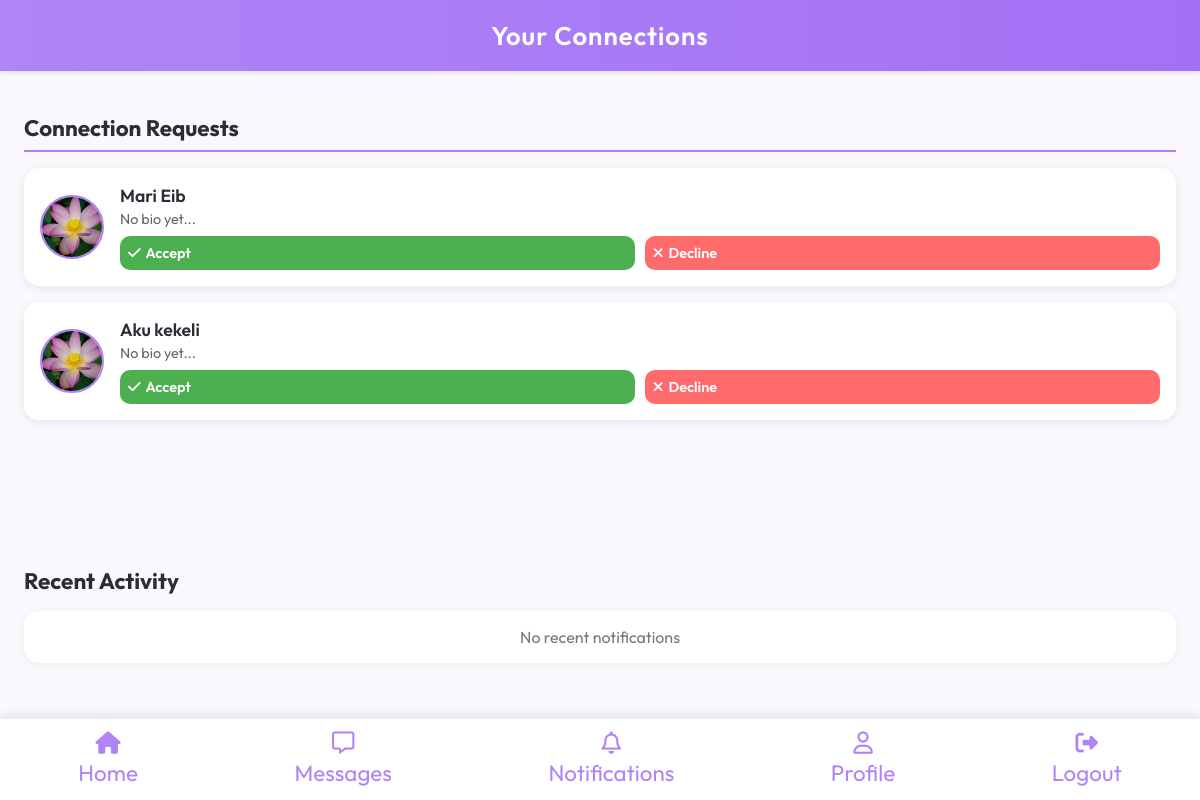
Page /notifications.php (signed in) on the committed database.
### tables this page shows
CREATE TABLE `connection_requests` (
  `id` int UNSIGNED NOT NULL,
  `sender_id` int UNSIGNED NOT NULL,
  `receiver_id` int UNSIGNED NOT NULL,
  `status` enum('pending','accepted','declined') NOT NULL DEFAULT 'pending',
  `created_at` timestamp NOT NULL DEFAULT CURRENT_TIMESTAMP
);

CREATE TABLE `datingAppUsers` (
  `id` int UNSIGNED NOT NULL,
  `name` varchar(255) NOT NULL,
  `email` varchar(255) NOT NULL,
  `password` varchar(255) NOT NULL,
  `role` enum('user','admin') NOT NULL,
  `username` varchar(255) NOT NULL,
  `gender` enum('female','male','other') NOT NULL,
  `bio` text,
  `profile_picture` varchar(255) DEFAULT 'lotus.png'
);

### notifications.php (the view, shortened to what this page needs)
<?php
require 'config.php';
$user_id = $_SESSION['user_id'];
$pending_requests = [];
$pending_stmt = $conn->prepare("
    SELECT cr.id, u.name, u.bio, u.profile_picture
    FROM connection_requests cr
    JOIN datingAppUsers u ON cr.sender_id = u.id
    WHERE cr.receiver_id = ? AND cr.status = 'pending'
    ORDER BY cr.created_at DESC
");
$pending_stmt->bind_param("i", $user_id);
$pending_stmt->execute();
$pending_stmt->bind_result($cr_id, $cr_name, $cr_bio, $cr_pic);
while ($pending_stmt->fetch()) {
    $pending_requests[] = [
        'id' => $cr_id,
        'name' => $cr_name,
        'bio' => $cr_bio,
        'profile_picture' => $cr_pic
    ];
}
$notifications = [];
?>
<!DOCTYPE html>
<html lang="en">
<head>
    <link rel="stylesheet" href="style.css">
    <link rel="stylesheet" href="notifications.css">
    <link rel="stylesheet" href="https://cdnjs.cloudflare.com/ajax/libs/font-awesome/6.6.0/css/all.min.css">
</head>
<body>
<header>Your Connections</header>
<section class="requests-section" id="requests">
    <h2>Connection Requests</h2>
    <?php if (empty($pending_requests)): ?>
        <div class="no-requests">
            <p>No pending connection requests</p>
        </div>
    <?php else: ?>
        <div class="requests-feed">
        <?php foreach ($pending_requests as $request): ?>
            <div class="request-card">
                <img src="assets/profiles/<?php echo htmlspecialchars($request['profile_picture'] ?? 'lotus.png'); ?>"
                     alt="<?php echo htmlspecialchars($request['name']); ?>">
                <div class="request-info">
                    <h3><?php echo htmlspecialchars($request['name']); ?></h3>
                    <p><?php echo htmlspecialchars($request['bio'] ?? 'No bio yet...'); ?></p>
                    <div class="request-actions">
                        <form method="POST" style="display:inline;">
                            <button type="submit" class="accept-btn">
                                <i class="fa-solid fa-check"></i> Accept
                            </button>
                        </form>
                        <form method="POST" style="display:inline;">
                            <button type="submit" class="decline-btn">
                                <i class="fa-solid fa-xmark"></i> Decline
                            </button>
                        </form>
                    </div>
                </div>
            </div>
        <?php endforeach; ?>
        </div>
    <?php endif; ?>
</section>
<section class="notifications">
    <h2>Recent Activity</h2>
    <?php if (empty($notifications)): ?>
        <p class="no-activity">No recent notifications</p>
    <?php endif; ?>
</section>
<div class="navbar">
    <a href="home.php"><i class="fa-solid fa-house"></i> Home</a>
    <a href="messages.php"><i class="fa-regular fa-message"></i> Messages</a>
    <a href="notifications.php"><i class="fa-regular fa-bell"></i> Notifications</a>
    <a href="profile.php"><i class="fa-regular fa-user"></i> Profile</a>
    <a href="logout.php"><i class="fa-solid fa-right-from-bracket"></i> Logout</a>
  </div>
</body>
</html>

### style.css (style rules this page uses)
body { font-family: "Outfit", sans-serif; background-color: #faf8fc; color: #2e2a36; margin: 0; padding: 0; display: flex; flex-direction: column; min-height: 100vh; }
header { background: linear-gradient(90deg, #b084f7, #a371f5); color: #fff; text-align: center; padding: 1.2rem; font-size: 1.6rem; font-weight: 600; letter-spacing: 1px; box-shadow: 0 2px 5px rgba(0,0,0,0.1); }
button { width: 100%; padding: 0.8rem; background-color: #b084f7; color: white; border: none; border-radius: 10px; font-weight: 600; cursor: pointer; transition: background 0.3s; font-family: inherit; }
.navbar { display: flex; justify-content: space-around; align-items: center; background: #fff; border-top: 1px solid #eee; padding: 0.8rem 0; position: fixed; bottom: 0; width: 100%; box-shadow: 0 -2px 10px rgba(0,0,0,0.1); }
.navbar a { text-decoration: none; color: #b084f7; font-size: 1.4rem; display: flex; flex-direction: column; align-items: center; gap: 0.3rem; }
.requests-section, .suggestions-section { padding: 1rem 2rem; margin-bottom: 1rem; }
.requests-section h2, .suggestions-section h2 { color: #2e2a36; margin-bottom: 1rem; border-bottom: 2px solid #b084f7; padding-bottom: 0.5rem; }
.requests-feed, .suggestions-feed { display: grid; grid-template-columns: repeat(auto-fit, minmax(300px, 1fr)); gap: 1rem; }
.request-card, .suggestion-card { background: white; border-radius: 15px; padding: 1rem; box-shadow: 0 2px 10px rgba(0,0,0,0.08); display: flex; gap: 1rem; align-items: center; }
.request-card img, .suggestion-card img { width: 80px; height: 80px; border-radius: 50%; object-fit: cover; }
.request-info, .suggestion-info { flex: 1; }
.request-info h3, .suggestion-info h3 { margin: 0 0 0.5rem 0; color: #2e2a36; }
.request-info p, .suggestion-info p { margin: 0 0 1rem 0; color: #666; font-size: 0.9rem; }
.request-actions { display: flex; gap: 0.5rem; }
.request-actions form { flex: 1; }
.accept-btn, .decline-btn, .connect-btn { width: 100% !important; padding: 0.5rem !important; font-size: 0.9rem !important; }
.accept-btn { background: #4CAF50 !important; }
.decline-btn { background: #ff6b6b !important; }

### notifications.css (style rules this page uses)
.requests-section, .notifications { padding: 1.5rem; margin-bottom: 80px; }
h2 { margin-bottom: 1rem; font-size: 1.4rem; color: #2e2a36; }
.no-requests, .no-activity { background: #fff; padding: 1rem; border-radius: 15px; text-align: center; color: #777; box-shadow: 0 2px 10px rgba(0,0,0,0.05); }
.requests-feed { display: flex; flex-direction: column; gap: 1rem; }
.request-card { background: #fff; border-radius: 15px; padding: 1rem; display: flex; align-items: center; gap: 1rem; box-shadow: 0 2px 10px rgba(0,0,0,0.08); transition: transform 0.2s ease; }
.request-card img { width: 60px; height: 60px; border-radius: 50%; object-fit: cover; border: 2px solid #b084f7; }
.request-info h3 { margin: 0; font-size: 1.1rem; font-weight: 600; }
.request-info p { margin: 0.2rem 0; font-size: 0.9rem; color: #666; }
.request-actions { margin-top: 0.5rem; display: flex; gap: 0.6rem; }
.accept-btn, .decline-btn { padding: 0.45rem 0.9rem; border: none; border-radius: 10px; font-size: 0.85rem; font-weight: 600; cursor: pointer; display: flex; align-items: center; gap: 0.3rem; transition: 0.3s ease; }
.accept-btn { background: #62c462; color: #fff; }
.decline-btn { background: #e25555; color: #fff; }

### rows in the picture
connection_requests: sender.profile_picture (picture), sender.name "Mari Eib", sender.bio "No bio yet..."
connection_requests: sender.profile_picture (picture), sender.name "Aku kekeli", sender.bio "No bio yet..."
